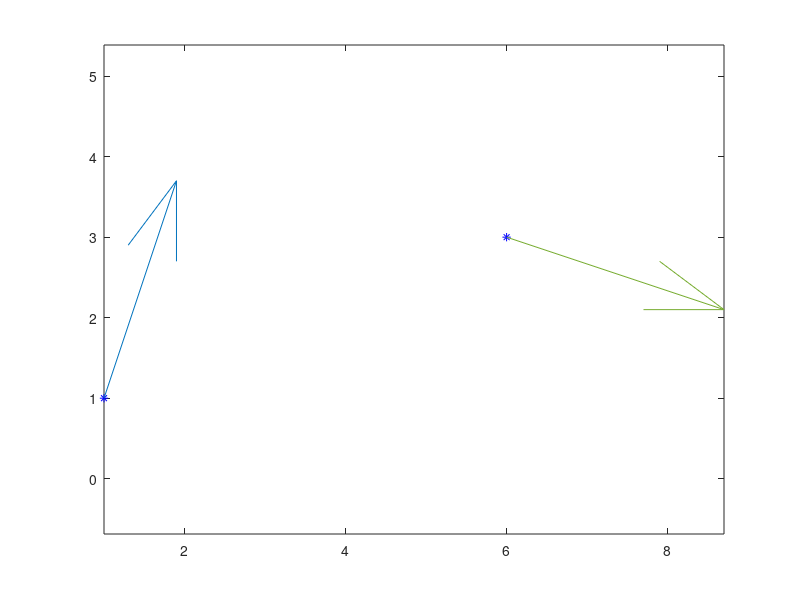

MATLAB code to generate this figure: (Note: this script raises an error after producing the figure.)
clear

px = [1,6]; py = [1,3];
vx = [1,3]; vy = [3,-1];
plot(px,py,'b*');
axis equal; hold on;
quiver(px(1), py(1), vx(1), vy(1));
quiver(px(2), py(2), vx(2), vy(2));

syms a3 a2 a1 a0 t
x(t) = a3*t^3 + a2*t^2 + a1*t + a0;
xd(t) = diff(x,t);
t1 = 0; t2 =  2;
ex = [x(t1) == px(1), x(t2) == px(2), xd(t1) == vx(1), xd(t2) == vx(2)];

sx = solve(ex, [a3 a2 a1 a0]);
cx(t) = subs(x, [a3 a2 a1 a0] , [sx.a3, sx.a2, sx.a1, sx.a0] );


syms b3 b2 b1 b0
y(t) = b3*t^3 + b2*t^2 + b1*t + b0;
yd(t) = diff(y,t);
ey = [y(t1) == py(1), y(t2) == py(2), yd(t1) == vy(1), yd(t2) == vy(t2)];
sy = solve(ey, [b3 b2 b1 b0]);
cy(t) = subs(y, [b3 b2 b1 b0], [sy.b3 sy.b2 sy.b1 sy.b0]);
fplot(cx, cy, [t1 t2])

% connect Hermite
rx = [px(2), 10];
ry = [py(2), 5];
ux = [vx(2), 0];
uy = [vy(2), 5];

plot(rx, ry, '*');
quiver(rx(2), ry(2), ux(2), uy(2));

t3 = -1;
t4 = 1;

ex = [x(t3) == rx(1), x(t4) == rx(2), xd(t3) == ux(1), xd(t4) == ux(2)];
sx = solve(ex, [a3 a2 a1 a0]);
dx(t) = subs(x, [a3 a2 a1 a0] , [sx.a3, sx.a2, sx.a1, sx.a0] );

ey = [y(t3) == ry(1), y(t4) == ry(2), yd(t3) == uy(1), yd(t4) == uy(t2)];
sy = solve(ey, [b3 b2 b1 b0]);
dy(t) = subs(y, [b3 b2 b1 b0], [sy.b3 sy.b2 sy.b1 sy.b0]);

    fplot(dx, dy, [t3 t4]);


